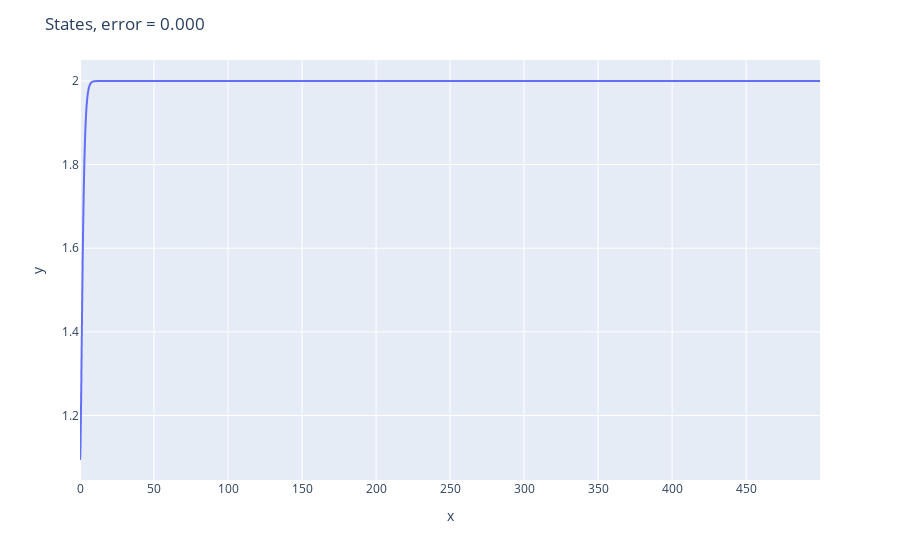

The notebook cell saved with this chart:
### Code cell
error, states, control, Is = run_pid(0.1, 0.1, 0.01, 0)
px.line(x=np.arange(0, 500, 0.1), y=states).update_layout(title='States, error = {:.3f}'.format(error))

### Figure 1 — Plotly figure (JSON) as saved in the notebook; plotly's stock layout.template omitted (floating-point values rounded to 4 significant figures; data arrays with more than 128 entries replaced by an {"elided": "..."} marker saying what was removed)
{"data": [{"hovertemplate": "x=%{x}<br>y=%{y}<extra></extra>", "legendgroup": "", "line": {"color": "#636efa", "dash": "solid"}, "marker": {"symbol": "circle"}, "mode": "lines", "name": "", "showlegend": false, "type": "scattergl", "x": {"elided": "5000 float values"}, "xaxis": "x", "y": {"elided": "5000 float values"}, "yaxis": "y"}], "layout": {"legend": {"tracegroupgap": 0}, "margin": {"t": 60}, "title": {"text": "States, error = 0.000"}, "xaxis": {"anchor": "y", "domain": [0, 1], "title": {"text": "x"}}, "yaxis": {"anchor": "x", "domain": [0, 1], "title": {"text": "y"}}}}
